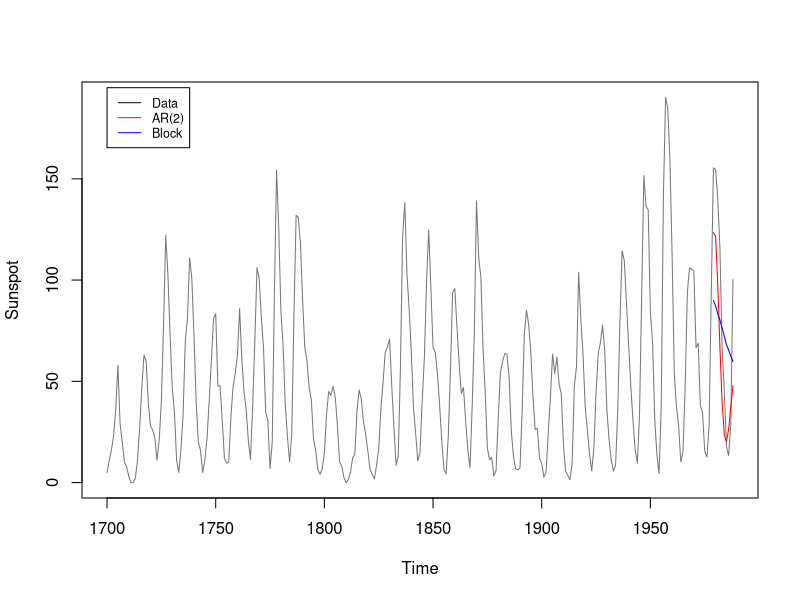
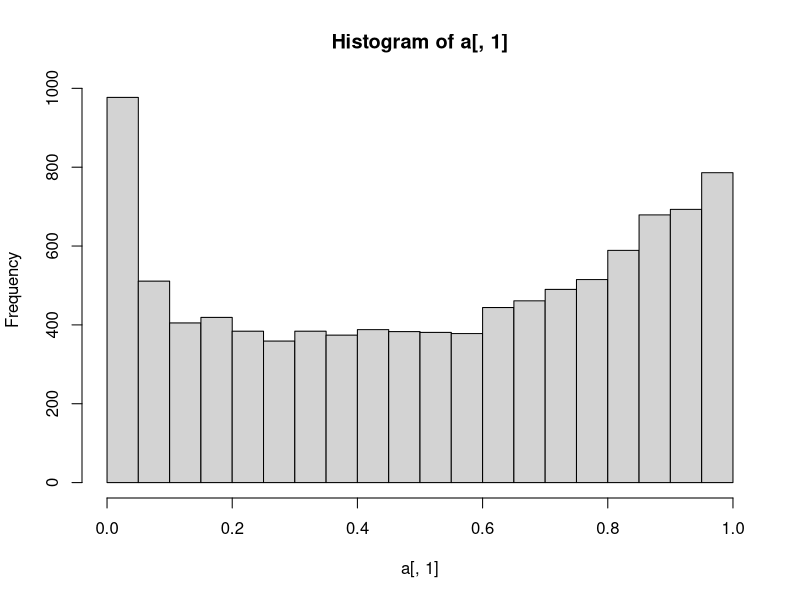
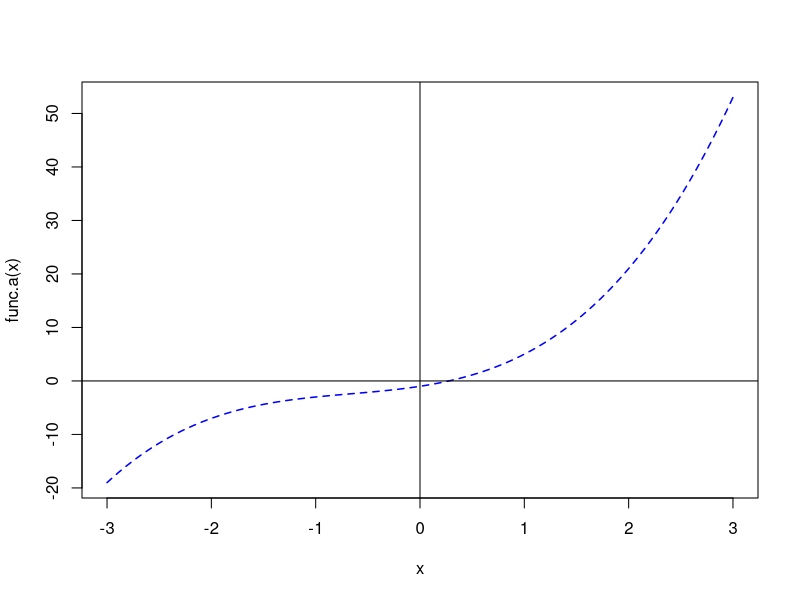
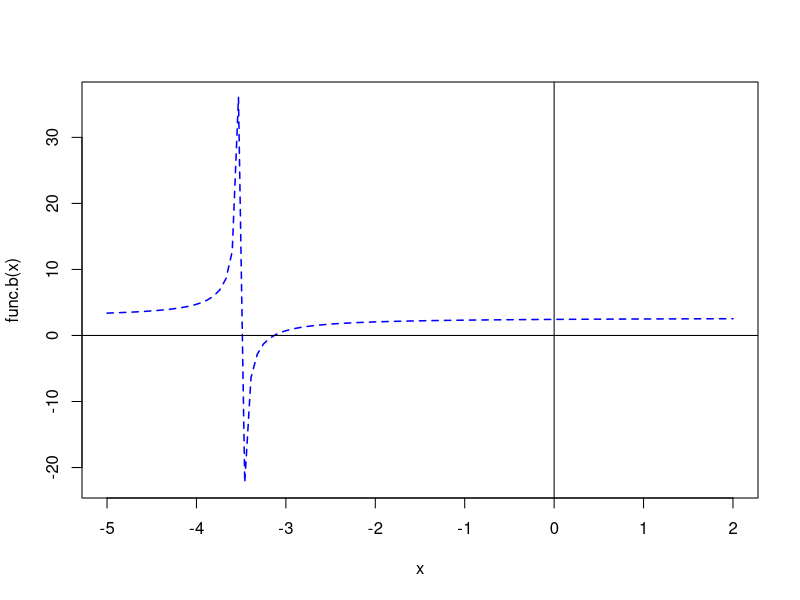
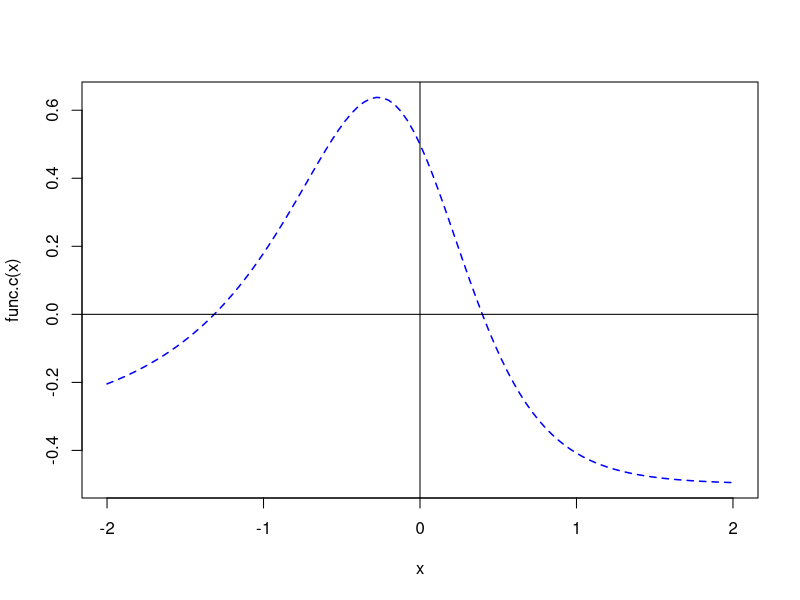
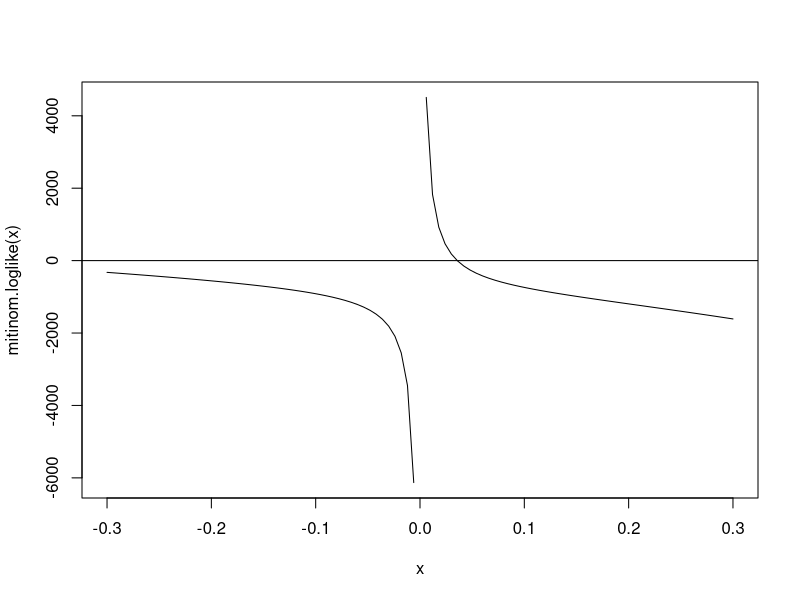

R code for these plots, in order:
#HW4
#1################################
data <- sunspot.year
train.data <- data[1:279]
test.data <- data[280:289]

#block bootstrap
zeroma <- matrix(0, 10000, ncol = 10)
dr <- train.data[-1] - train.data[-279]
#dr 為前後差異
set.seed(10)
for(i in 1:10000){
  sa <- sample(1:269, 1)
  zeroma[i,] <- dr[c(sa:(sa+9))] 
  #將每十個數存入矩陣row
}
  
md <- apply(zeroma, 2, median)
# 變動量的中位數

predict.value <- NULL
for(i in 1:10){
  predict.value <- c(predict.value, 
                     train.data[279] + sum(md[c(1:i)]))
  #最後一個數加上中位數
}
b <- ts(predict.value, frequency = 1 ,start = c(1979,1))

#AR(2)
x <- ar.ols(train.data, order = 2)
z <- predict(x, n.ahead = 10)
a <- ts(z$pred, frequency = 1 ,start = c(1979,1))

ts.plot(data, a, b, ylab ="Sunspot", col=c("gray47", "red", "blue"))
legend(1700, 195,                                
       lty=1:1,                                   
       col = c("black", "red", "blue"),        
       legend = c("Data", "AR(2)", "Block"), cex = 0.75)
#AR(2) 預測較佳

#2################################
ano.pvalue <- function(mu, n){
  p.vector <- NULL
  power.v <- NULL
  #k <- 0
  for(i in 1:n){
    x <- matrix(rnorm(48), nrow = 3, byrow = T)
    x[2,] <- rnorm(16, mu, 4)
    mui <- apply(x,1,mean)
    mu <- mean(x)
    sstr <- sum(16*(mu-mui)^2)
    ssto <- sum((x-mu)^2)
    f <- (sstr/2)/((ssto-sstr)/45)
    p <- pf(f, 2, 45, lower.tail = F)
    power <- pf(qf(p, 2, 45, lower.tail = F),2,45, lower.tail=F)
    #if(p < 0.05){k <- k+1}
    p.vector <- c(p.vector, p)
    power.v <- c(power.v, power)
  }
  return(cbind(p.vector,power.v))
}
a <- ano.pvalue(1,10000)
a
hist(a[,1])
#p.value不是均勻分配
ks.test(a[,1], "punif")
#?mu要不要算機率
#power?

#3################################
func.a <- function(x){
  x^3 + 2*(x^2) + 3*x - 1
}
func.b <- function(x){
  exp(1) - 1/(3.5 + x)
}
func.c <- function(x){
  exp(-x)/((1 + x^2)^2) - 0.5
}

#bisection function
bisection <- function(f, a, b){
  h <- abs(b - a)/10 #切十等分
  i <- 0 #找兩個函數相乘小於零的次數
  j <- 0 #找兩者中間數的次數
  a1 = b1 = 0
  #options(digits = 5)
  while(i < 10){
    a1 = a + i * h #從左邊開始加一等分
    b1 = a1 + h
    if(f(a1) == 0){
      cat('Root:', a1, 'n:', j+1)
    }else if(f(b1) == 0){
      cat('Root:', b1,  'n:', j+1)
    }else if(f(a1) * f(b1) < 0){
      repeat{
        if(abs(b1 - a1) < 1e-5){break} #當兩個值得距離小於1e-10則停止
          c <- (a1 + b1)/2
        if(f(a1) * f(c) < 0){
          b1 <- c
          j <- j+1
        }else{ 
          a1 <- c
          j <- j+1
        }
      }
      c <- (a1 + b1)/2
      cat('Root:', c, 'n:', j+1, 'f:', f(c), '\n')
    }
    i <- i+1 #找兩個相乘<0
  }
  if(j == 0){ #表示十等分裡都沒有根
    cat("there is no root between", a, "and", b)
  }
}

bisection(func.a, -4, 3) #0.275684
func.a(0.2756839752)
curve(func.a, xlim = c(-3,3), col='blue', lwd = 1.5, lty = 2)
abline(h=0)
abline(v=0)
polyroot(c(-1, 3, 2, 1)) 
#[1] 0.2756822+0.000000i 
#[2] -1.1378411+1.527312i
#[3] -1.1378411-1.527312i
#bisection 找不到非實數解?
uniroot(func.a, c(-4, 3)) #check r 0.2756814

bisection(func.b, -4, 3) #-3.500085、-3.132141
curve(func.b, xlim = c(-5,2), col='blue', lwd = 1.5, lty = 2)
abline(h=0)
abline(v=0)
uniroot(func.b, c(-4.5, -3.3)) #-3.500085
uniroot(func.b, c(-3.4, -2)) #-3.132141

bisection(func.c, -4, 3) #-1.315119、0.3984478
curve(func.c, xlim = c(-2,2), col='blue', lwd = 1.5, lty = 2)
abline(h=0)
abline(v=0)
uniroot(func.c, c(-2, -1)) #-1.31514
uniroot(func.c, c(1, 0)) #0.3984464

#library(NLRoot)
#BFfzero(func.a, -4, 3)
#BFfzero(func.b, -4, 3)
#BFfzero(func.c, -4, 3)

#convergence criterion?

#4################################
mitinom.loglike <- function(theta){
  1997/(2+theta) - 906/(1-theta) - 904/(1-theta) + 32/(theta)
}
curve(mitinom.loglike, from=-0.3, to=0.3)
abline(h=0)

secant <- function(f, init1, init2, maxiter=1000, tol=1e-06){
  init1[2] <- f(init1)
  init2[2] <- f(init2)
  if (init1[2] == 0.0) {return(init1)}
  if (init2[2] == 0.0) {return(init2)}
  for (i in 1:maxiter) {
    dummy <- init2
    init2[1] <- init1[1]-init1[2]*(init1[1]-init2[1])/(init1[2]-init2[2])
    init2[2] <- f(init2[1])
    init1 <- dummy
    if (abs(init2[1]-init1[1]) < tol) break
  }
  list(root = init2[1], f.root = init2[2], iter = i)
}

false.posi <- function(f, init1, init2, maxiter=1000, tol=1e-06) {
  init1[2] <- f(init1)
  init2[2] <- f(init2)
  if (init1[2] == 0.0) {return(init1)}
  if (init2[2] == 0.0) {return(init2)}
  for (i in 1:maxiter) {
    dummy <- init2[1]
    init2[1] <- init1[1]-init1[2]*(init1[1]-init2[1])/(init1[2]-init2[2])
    init2[2] <- f(init2[1])
    if (abs(init2[1]-dummy) < tol) break
  }
  list(root = init2[1], f.root = init2[2], iter = i)
}

ridder <- function(f, init1, init2, maxiter=1000, tol=1e-06){
  init1[2] <- f(init1)
  init2[2] <- f(init2)
  if (init1[2] == 0.0) {return(init1)}
  if (init2[2] == 0.0) {return(init2)}
  if (sign(init1[2]*init2[2]) != -1)
    stop("f() values at end points not of opposite sign")
  for (i in 1:maxiter) {
    init3 <- (init1[1] + init2[1])/2
    init3[2] <- f(init3)
    init4 <- init3[1] + (init3[1]-init1[1])*sign(init1[2])*init3[2]/
      sqrt(init3[2]^2-init1[2]*init2[2])
    init4[2] <- f(init4)
    if (sign(init3[2]*init4[2]) == -1){init1 <- init3}
    else if (sign(init1[2]*init4[2]) == -1){init1 <- init1}
    else if (sign(init2[2]*init4[2]) == -1){init1 <- init2}
    else {stop("f() values at iteration points not of opposite sign")}
    init2 <- init4
    if (abs(init2[1]-init1[1]) < tol) break
  }
  list(root = init2[1], f.root = init2[2], iter = i)
}

newton.raphson <- function(f, init, maxiter=1000, tol=1e-06){
  require(numDeriv) 
  if (f(init) == 0.0) {return(init)}
  for (i in 1:maxiter) {
    dx <- genD(func = f, x = init)$D[1] 
    init.next <- init - f(init)/dx
    if (abs(init.next - init) < tol) break
    init <- init.next
  }
  list(root = init.next, f.root = f(init.next), iter = i)
}

uniroot(mitinom.loglike, c(0.01, 0.99), tol = 1e-06) 
#0.0357123
secant(mitinom.loglike, .01, .99)
#secant(mitinom.loglike, .01, .1)
false.posi(mitinom.loglike, .01, .99)
ridder(mitinom.loglike, .01, .99)
newton.raphson(mitinom.loglike, .01)
#newton.raphson(mitinom.loglike, .1)

#5################################

f=function(x) { x+1/x }
nlminb(start=2,obj=f,lower=0)
